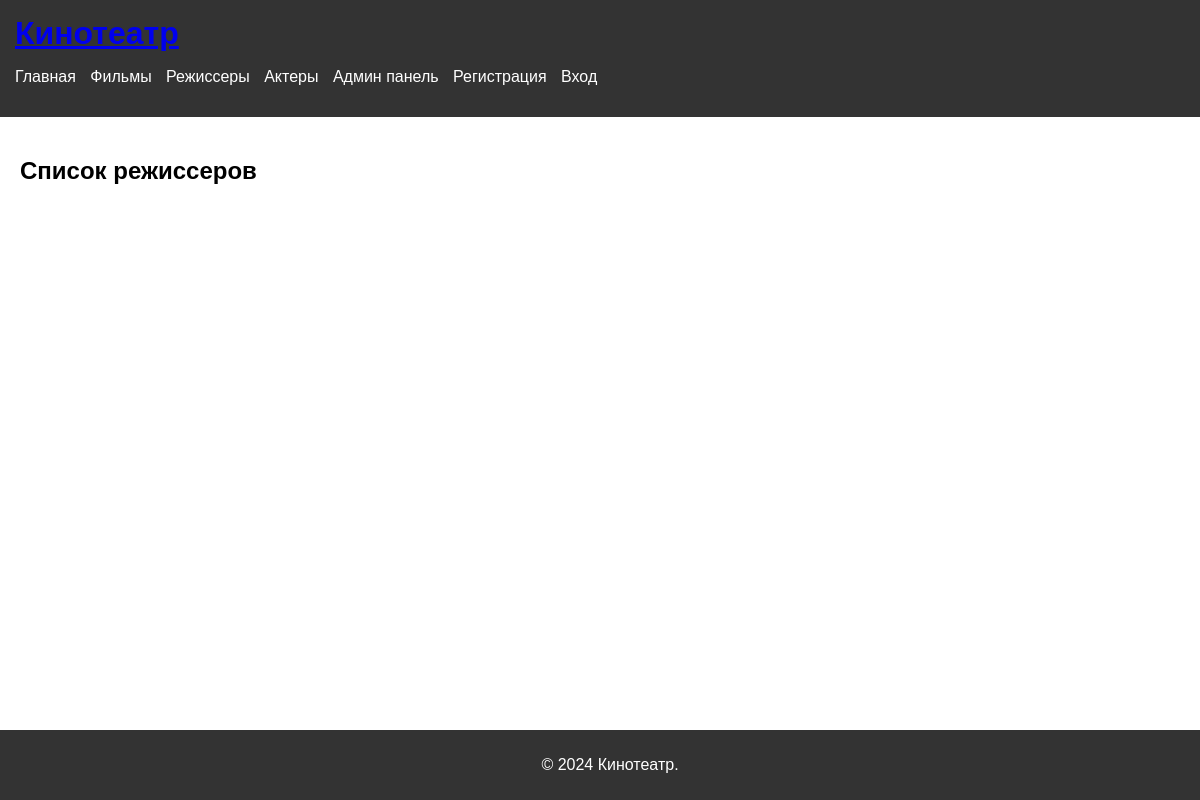
/directors/, run on an earlier commit of the app's database.
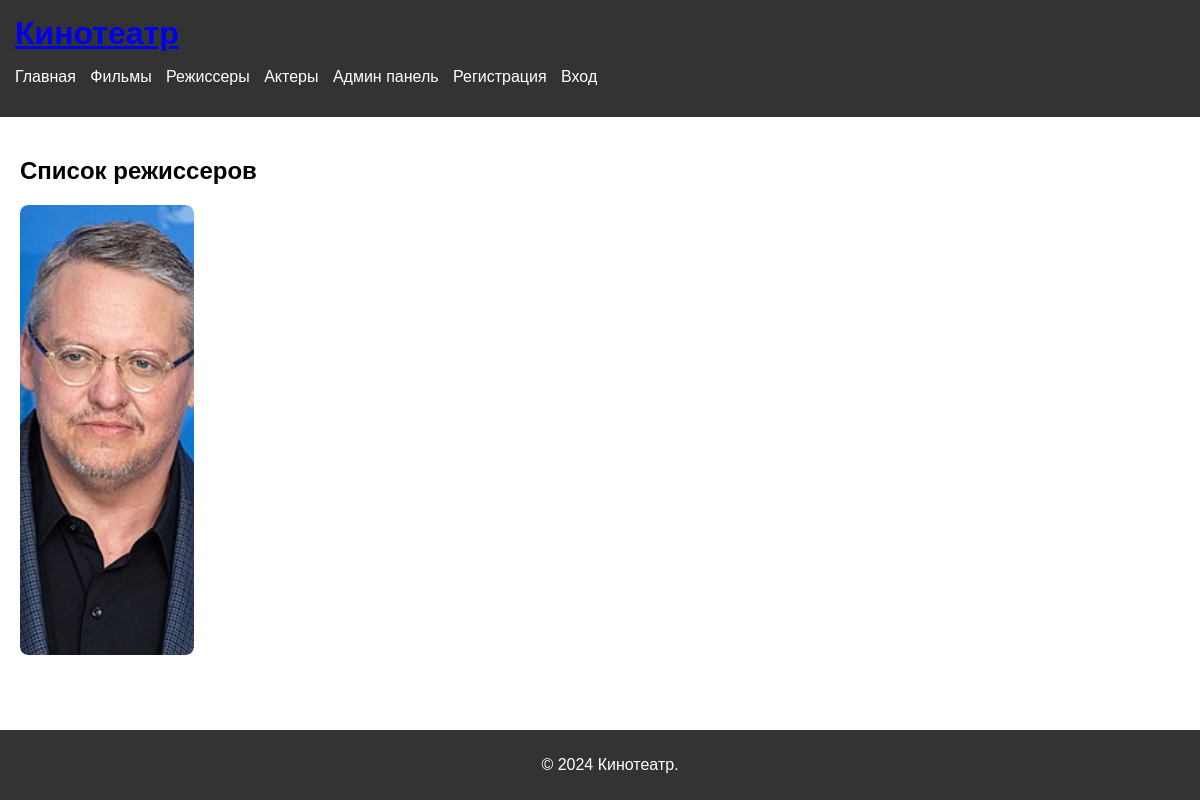
And on a later commit of the database.
### kinoteatr/models.py (models this page shows, shortened)
class Director(models.Model):  #
    name = models.CharField(max_length=150)
    foto = models.ImageField(upload_to='media/fotodirector')

### kinoteatr/views.py (the view)
# urls.py: path('directors/', views.director_list, name='director_list'),
def director_list(request):
    directors = Director.objects.all()
    return render(request, 'cinema/directors.html', {'directors': directors})

### kinoteatr/templates/cinema/directors.html (shortened to what this page needs)
{% extends 'cinema/base.html' %}
{% block content %}
<h2>Список режиссеров</h2>
<div class="directors-container">
    {% for director in directors %}
        <div class="director-card">
            <a href="{% url 'director_detail' director.pk %}">
                <img src="{{ director.foto.url }}" alt="{{ director.name }}">
            </a>
        </div>
    {% endfor %}
</div>
{% endblock %}

What changed in the data, as far as the page shows it:
added Director: foto (picture)
